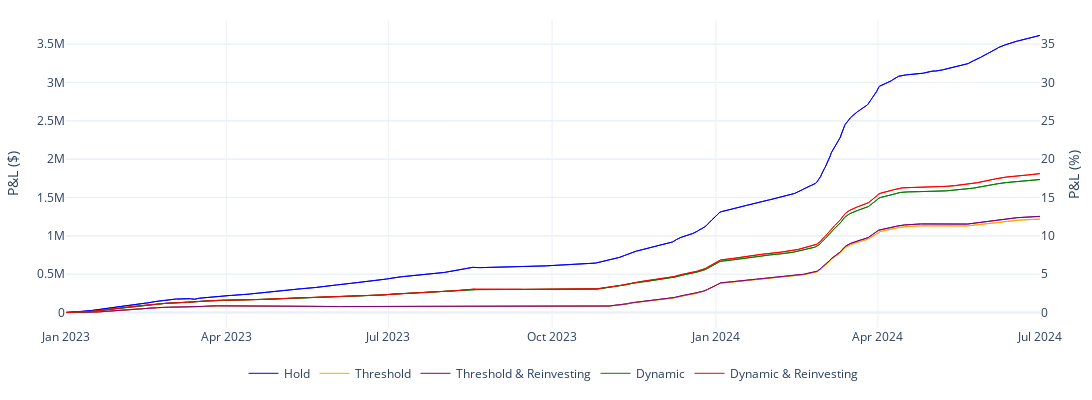

Notebook cell for this chart:
### Code cell
hstr = pd.read_csv(f'./results/hold/collateral_log.csv')
ststr = pd.read_csv(f'./results/simple_threshold/collateral_log.csv')
srstr = pd.read_csv(f'./results/simple_reinvest/collateral_log.csv')
ctstr = pd.read_csv(f'./results/complex_threshold/collateral_log.csv')
crstr = pd.read_csv(f'./results/complex_reinvest/collateral_log.csv')

initial_investment = 10000000

hstr['time'] = pd.to_datetime(hstr['time'])
hstr.set_index('time', inplace=True)

ststr['time'] = pd.to_datetime(ststr['time'])
ststr.set_index('time', inplace=True)

srstr['time'] = pd.to_datetime(srstr['time'])
srstr.set_index('time', inplace=True)

ctstr['time'] = pd.to_datetime(ctstr['time'])
ctstr.set_index('time', inplace=True)

crstr['time'] = pd.to_datetime(crstr['time'])
crstr.set_index('time', inplace=True)

collateral_columns = [
    'binance_btc_collateral', 'binance_eth_collateral', 'binance_liquid_cash',
    'okx_btc_collateral', 'okx_eth_collateral', 'okx_liquid_cash',
    'bybit_btc_collateral', 'bybit_eth_collateral', 'bybit_liquid_cash'
]

funding_columns = ['binance_funding', 'okx_funding', 'bybit_funding']

unrealised_pnl_columns = ['binance_unrealised_pnl', 'okx_unrealised_pnl', 'bybit_unrealised_pnl']

hstr['pnl_basis'] = hstr[collateral_columns].sum(axis=1) - initial_investment
hstr['pnl_funding'] = hstr[funding_columns].sum(axis=1)
hstr['total_pnl'] = hstr['pnl_basis'] + hstr['pnl_funding']

hstr['cumulative_total_pnl_pct'] = (hstr['total_pnl'] / initial_investment) * 100


ststr['pnl_basis'] = ststr[collateral_columns].sum(axis=1) - initial_investment
ststr['pnl_funding'] = ststr[funding_columns].sum(axis=1)
ststr['total_pnl'] = ststr['pnl_basis'] + ststr['pnl_funding']

ststr['cumulative_total_pnl_pct'] = (ststr['total_pnl'] / initial_investment) * 100


srstr['pnl_basis'] = srstr[collateral_columns].sum(axis=1) - initial_investment
srstr['pnl_funding'] = srstr[funding_columns].sum(axis=1)
srstr['total_pnl'] = srstr['pnl_basis'] + srstr['pnl_funding']

srstr['cumulative_total_pnl_pct'] = (srstr['total_pnl'] / initial_investment) * 100


ctstr['pnl_basis'] = ctstr[collateral_columns].sum(axis=1) - initial_investment
ctstr['pnl_funding'] = ctstr[funding_columns].sum(axis=1)
ctstr['total_pnl'] = ctstr['pnl_basis'] + ctstr['pnl_funding']

ctstr['cumulative_total_pnl_pct'] = (ctstr['total_pnl'] / initial_investment) * 100


crstr['pnl_basis'] = crstr[collateral_columns].sum(axis=1) - initial_investment
crstr['pnl_funding'] = crstr[funding_columns].sum(axis=1)
crstr['total_pnl'] = crstr['pnl_basis'] + crstr['pnl_funding']

crstr['cumulative_total_pnl_pct'] = (crstr['total_pnl'] / initial_investment) * 100

fig = go.Figure()

fig.add_trace(go.Scatter(
    x=hstr.index,
    y=hstr['total_pnl'],
    mode='lines',
    name='Hold',
    line=dict(width=1, color='blue'),
    hovertemplate='Hold P&L: $%{y:.2f}<br>Date: %{x}',
    yaxis='y1'
))

fig.add_trace(go.Scatter(
    x=hstr.index,
    y=hstr['cumulative_total_pnl_pct'],
    mode='lines',
    name='Hold',
    line=dict(width=1, color='blue'),
    hovertemplate='Hold P&L: %{y:.2f}%<br>Date: %{x}',
    yaxis='y2',
    showlegend=False
))

fig.add_trace(go.Scatter(
    x=ststr.index,
    y=ststr['total_pnl'],
    mode='lines',
    name='Threshold',
    line=dict(width=1, color='orange'),
    hovertemplate='Simple Threshold P&L: $%{y:.2f}<br>Date: %{x}',
    yaxis='y1'
))

fig.add_trace(go.Scatter(
    x=ststr.index,
    y=ststr['cumulative_total_pnl_pct'],
    mode='lines',
    name='Threshold',
    line=dict(width=1, color='orange'),
    hovertemplate='Simple Threshold P&L: %{y:.2f}%<br>Date: %{x}',
    yaxis='y2',
    showlegend=False
))

fig.add_trace(go.Scatter(
    x=srstr.index,
    y=srstr['total_pnl'],
    mode='lines',
    name='Threshold & Reinvesting',
    line=dict(width=1, color='purple'),
    hovertemplate='Simple Reinvest P&L: $%{y:.2f}<br>Date: %{x}',
    yaxis='y1'
))

fig.add_trace(go.Scatter(
    x=srstr.index,
    y=srstr['cumulative_total_pnl_pct'],
    mode='lines',
    name='Threshold & Reinvesting',
    line=dict(width=1, color='purple'),
    hovertemplate='Simple Reinvest P&L: %{y:.2f}%<br>Date: %{x}',
    yaxis='y2',
    showlegend=False
))

fig.add_trace(go.Scatter(
    x=ctstr.index,
    y=ctstr['total_pnl'],
    mode='lines',
    name='Dynamic',
    line=dict(width=1, color='green'),
    hovertemplate='Complex Threshold P&L: $%{y:.2f}<br>Date: %{x}',
    yaxis='y1'
))

fig.add_trace(go.Scatter(
    x=ctstr.index,
    y=ctstr['cumulative_total_pnl_pct'],
    mode='lines',
    name='Dynamic',
    line=dict(width=1, color='green'),
    hovertemplate='Complex Threshold P&L: %{y:.2f}%<br>Date: %{x}',
    yaxis='y2',
    showlegend=False
))

fig.add_trace(go.Scatter(
    x=crstr.index,
    y=crstr['total_pnl'],
    mode='lines',
    name='Dynamic & Reinvesting',
    line=dict(width=1, color='red'),
    hovertemplate='Complex Reinvest P&L: $%{y:.2f}<br>Date: %{x}',
    yaxis='y1'
))

fig.add_trace(go.Scatter(
    x=crstr.index,
    y=crstr['cumulative_total_pnl_pct'],
    mode='lines',
    name='Dynamic & Reinvesting',
    line=dict(width=1, color='red'),
    hovertemplate='Complex Reinvest P&L: %{y:.2f}%<br>Date: %{x}',
    yaxis='y2',
    showlegend=False
))

fig.update_layout(
    yaxis=dict(title='P&L ($)'),
    yaxis2=dict(title='P&L (%)', overlaying='y', side='right'),
    template='plotly_white',
    hovermode='x unified',
    legend=dict(
        orientation='h',
        x=0.5,
        y=-0.1,
        xanchor='center',
        yanchor='top'
    ),
    width=1200,
    height=400,
    margin=dict(l=50, r=50, t=20, b=50)
)

fig.update_xaxes(
    tickformat='%b %Y',
    tickangle=0,
    showgrid=True,
    zeroline=True,
    showticklabels=True,
    dtick='M3'
)

fig.show()

### Figure 1 — Plotly figure (JSON) as saved in the notebook; plotly's stock layout.template omitted (floating-point values rounded to 4 significant figures; data arrays with more than 128 entries replaced by an {"elided": "..."} marker saying what was removed)
{"data": [{"hovertemplate": "Hold P&L: $%{y:.2f}<br>Date: %{x}", "line": {"color": "blue", "width": 1}, "mode": "lines", "name": "Hold", "type": "scatter", "x": {"elided": "1642 str values"}, "y": {"elided": "1642 float values"}, "yaxis": "y"}, {"hovertemplate": "Hold P&L: %{y:.2f}%<br>Date: %{x}", "line": {"color": "blue", "width": 1}, "mode": "lines", "name": "Hold", "showlegend": false, "type": "scatter", "x": {"elided": "1642 str values"}, "y": {"elided": "1642 float values"}, "yaxis": "y2"}, {"hovertemplate": "Simple Threshold P&L: $%{y:.2f}<br>Date: %{x}", "line": {"color": "orange", "width": 1}, "mode": "lines", "name": "Threshold", "type": "scatter", "x": {"elided": "1642 str values"}, "y": {"elided": "1642 float values"}, "yaxis": "y"}, {"hovertemplate": "Simple Threshold P&L: %{y:.2f}%<br>Date: %{x}", "line": {"color": "orange", "width": 1}, "mode": "lines", "name": "Threshold", "showlegend": false, "type": "scatter", "x": {"elided": "1642 str values"}, "y": {"elided": "1642 float values"}, "yaxis": "y2"}, {"hovertemplate": "Simple Reinvest P&L: $%{y:.2f}<br>Date: %{x}", "line": {"color": "purple", "width": 1}, "mode": "lines", "name": "Threshold & Reinvesting", "type": "scatter", "x": {"elided": "1642 str values"}, "y": {"elided": "1642 float values"}, "yaxis": "y"}, {"hovertemplate": "Simple Reinvest P&L: %{y:.2f}%<br>Date: %{x}", "line": {"color": "purple", "width": 1}, "mode": "lines", "name": "Threshold & Reinvesting", "showlegend": false, "type": "scatter", "x": {"elided": "1642 str values"}, "y": {"elided": "1642 float values"}, "yaxis": "y2"}, {"hovertemplate": "Complex Threshold P&L: $%{y:.2f}<br>Date: %{x}", "line": {"color": "green", "width": 1}, "mode": "lines", "name": "Dynamic", "type": "scatter", "x": {"elided": "1642 str values"}, "y": {"elided": "1642 float values"}, "yaxis": "y"}, {"hovertemplate": "Complex Threshold P&L: %{y:.2f}%<br>Date: %{x}", "line": {"color": "green", "width": 1}, "mode": "lines", "name": "Dynamic", "showlegend": false, "type": "scatter", "x": {"elided": "1642 str values"}, "y": {"elided": "1642 float values"}, "yaxis": "y2"}, {"hovertemplate": "Complex Reinvest P&L: $%{y:.2f}<br>Date: %{x}", "line": {"color": "red", "width": 1}, "mode": "lines", "name": "Dynamic & Reinvesting", "type": "scatter", "x": {"elided": "1642 str values"}, "y": {"elided": "1642 float values"}, "yaxis": "y"}, {"hovertemplate": "Complex Reinvest P&L: %{y:.2f}%<br>Date: %{x}", "line": {"color": "red", "width": 1}, "mode": "lines", "name": "Dynamic & Reinvesting", "showlegend": false, "type": "scatter", "x": {"elided": "1642 str values"}, "y": {"elided": "1642 float values"}, "yaxis": "y2"}], "layout": {"height": 400, "hovermode": "x unified", "legend": {"orientation": "h", "x": 0.5, "xanchor": "center", "y": -0.1, "yanchor": "top"}, "margin": {"b": 50, "l": 50, "r": 50, "t": 20}, "width": 1200, "xaxis": {"dtick": "M3", "showgrid": true, "showticklabels": true, "tickangle": 0, "tickformat": "%b %Y", "zeroline": true}, "yaxis": {"title": {"text": "P&L ($)"}}, "yaxis2": {"overlaying": "y", "side": "right", "title": {"text": "P&L (%)"}}}}
